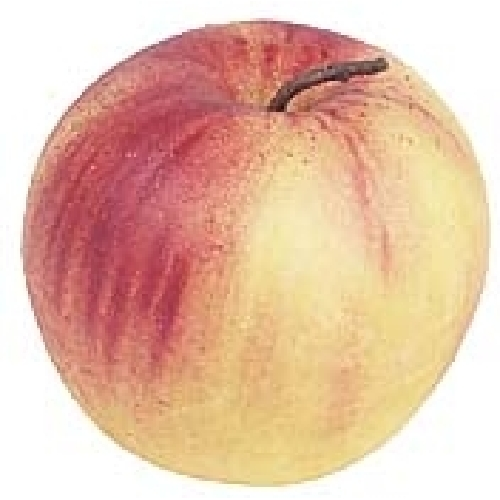
#> input picture data/KonkLab/17-objects/apple/22811306.thl.jpg, 500 x 500 px, found by its file name
$ python classificationgpt.py
#> lines starting #> are read from the running program, lines starting #| are printed output that depends on the picture; after the words box and inside, x2 and y2 are one past the last pixel; in counts of white or black regions, pixels touching at a corner belong together
#!/usr/bin/env python3
import os
import csv
import colorsys
import numpy as np
from PIL import Image
import cv2

# ─── CONFIG ────────────────────────────────────────────────────────────
ROOT_DIR     = "/home/patrick/ssd/discover-hidden-visual-concepts/data/KonkLab/17-objects"
FOLDERS_FILE = "/home/patrick/ssd/discover-hidden-visual-concepts/PatrickProject/folders_to_process.txt"
OUTPUT_CSV   = "/home/patrick/ssd/discover-hidden-visual-concepts/PatrickProject/color_size_amount_output.csv"

SIZE_THRESH   = {"small": 0.30, "large": 0.70}
MIN_COMP_FRAC = 0.01

# ─── HELPERS ────────────────────────────────────────────────────────────

def hue_to_name(deg: float) -> str:
    if deg < 15 or deg >= 345: return "red"
    if deg < 45:   return "orange"
    if deg < 75:   return "yellow"
    if deg <165:   return "green"
    if deg <195:   return "cyan"
    if deg <255:   return "blue"
    if deg <285:   return "purple"
    if deg <330:   return "pink"
    return "brown"

def compute_color(img: Image.Image) -> str:
    arr  = np.array(img)
    mask = np.any(arr < 245, axis=2)
    px   = arr[mask]
    hsv  = np.array([colorsys.rgb_to_hsv(*(p/255)) for p in px])
    h, s, v = hsv[:,0], hsv[:,1], hsv[:,2]
    avg_s, avg_v = s.mean(), v.mean()

    if avg_v > 0.9 and avg_s < 0.1:
        return "white"
    if avg_v < 0.1:
        return "black"
    if avg_s < 0.1:
        return "gray"

    hist, edges = np.histogram(h, bins=12, range=(0,1))
    idx = hist.argmax()
    if hist[idx] / len(h) >= 0.7:
        center = ((edges[idx] + edges[idx+1]) / 2) * 360
        return hue_to_name(center)
    return "multicolored"

def compute_size(img: Image.Image) -> str:
    arr  = np.array(img)
    mask_frac = np.any(arr < 245, axis=2).sum() / (img.width * img.height)
    if mask_frac < SIZE_THRESH["small"]:
        return "Small"
    if mask_frac > SIZE_THRESH["large"]:
        return "Large"
    return "Medium"

def compute_amount(img: Image.Image) -> str:
    rgb  = np.array(img)
    # build binary mask of “object” pixels
    mask = (np.any(rgb < 245, axis=2)).astype(np.uint8) * 255
    num_labels, labels = cv2.connectedComponents(mask)
    h, w = mask.shape
    min_size = h * w * MIN_COMP_FRAC

    count = 0
    for lab in range(1, num_labels):
        if np.sum(labels == lab) >= min_size:
            count += 1
            if count > 1:
                return "Multiple"
    return "Single"

# ─── I/O ────────────────────────────────────────────────────────────────

def build_image_list():
    items = []
    with open(FOLDERS_FILE) as f:
#> (reads PatrickProject/Data_File_Cleaning/FileCleaning/folders_to_process.txt from the repository)
        cats = [line.strip() for line in f if line.strip()]
    for cat in cats:
        folder = os.path.join(ROOT_DIR, cat)
        if not os.path.isdir(folder):
            continue
        for fn in sorted(os.listdir(folder)):
            if fn.lower().endswith((".jpg", ".png")):
                items.append((cat, fn, os.path.join(folder, fn)))
#> pass 2 of the loop in build_image_list, `for cat in cats:`:
#> pass 3 of the loop in build_image_list, `for cat in cats:`:
#> the loop made 201 passes; the first 3 are shown
    return items

def main():
    images = build_image_list()

    with open(OUTPUT_CSV, "w", newline="") as f:
        writer = csv.writer(f)
        writer.writerow(["Class","Filename","Color","Size","Amount"])
        for cat, fn, path in images:
            img = Image.open(path).convert("RGB")
#> img is the input picture: PIL image 500x500 RGB; mean R, G, B 229.4, 190.4, 167.9
            color  = compute_color(img)
#> in compute_color, `mask = np.any(arr < 245, axis=2)`:
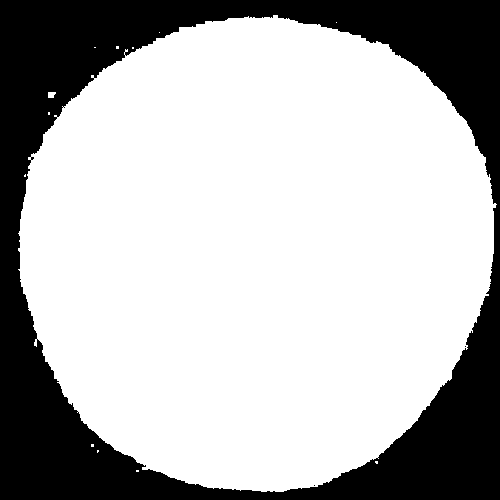
#> mask: shape (500, 500) bool; 71.3% white; 3 black regions (2 under 20 px), largest, box (x1, y1, x2, y2) and area: (0, 0, 500, 500) 71704
#> in compute_color, `avg_s, avg_v = s.mean(), v.mean()`: avg_s = 0.409; avg_v = 0.86
#> in compute_color, `hist, edges = np.histogram(h, bins=12, range=(0,1))`: hist = [56893, 84866, 720, 1, 0, 2, 10, 6, 0, 0, 44, 35752]; edges = [0, 0.0833, 0.167, 0.25, 0.333, 0.417, 0.5, 0.583, 0.667, 0.75, 0.833, 0.917, 1]
#> in compute_color, `idx = hist.argmax()`: idx = 1
#> color = 'multicolored'
            size   = compute_size(img)
#> in compute_size, `mask_frac = np.any(arr < 245, axis=2).sum() / (img.width * img.height)`: mask_frac = 0.713
#> size = 'Large'
            amount = compute_amount(img)
#> in compute_amount, `num_labels, labels = cv2.connectedComponents(mask)`:
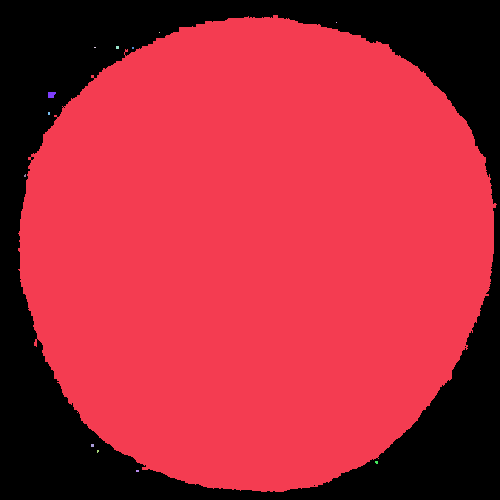
#> labels: shape (500, 500) int32; 14 distinct labels, from 0 to 13; one colour per label, 0 black
#> in compute_amount, `num_labels, labels = cv2.connectedComponents(mask)`: num_labels = 14
#> after the loop in compute_amount, `for lab in range(1, num_labels):`: count = 1
#> amount = 'Single'
            writer.writerow([cat, fn, color, size, amount])
            print(f"{cat}/{fn} → color={color}, size={size}, amount={amount}")
#| apple/22811306.thl.jpg → color=multicolored, size=Large, amount=Single
#> pass 2 of the loop in main, `for cat, fn, path in images:`:
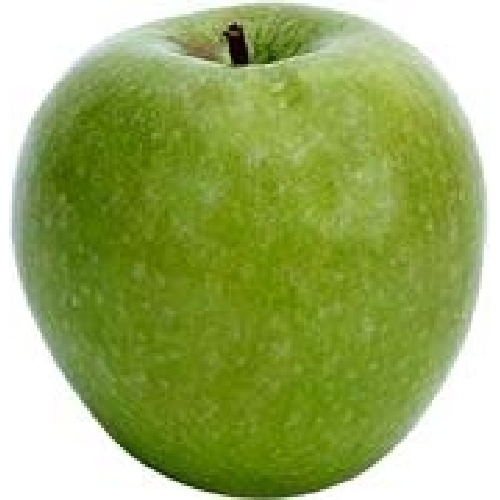
#> input picture data/KonkLab/17-objects/apple/8022842.thl.jpg, 500 x 500 px, found by its file name
#> in main, img is the input picture: PIL image 500x500 RGB; mean R, G, B 155.1, 173.7, 102.2
#> in compute_color (call 2), `mask = np.any(arr < 245, axis=2)`:
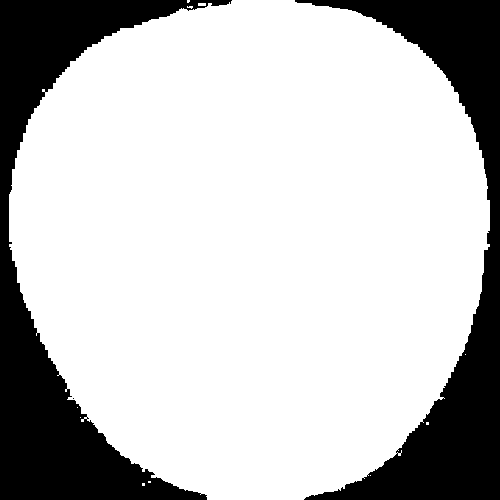
#> mask: shape (500, 500) bool; 76.7% white; 3 black regions (1 under 20 px), largest, box (x1, y1, x2, y2) and area: (0, 0, 232, 500) 30922, (295, 0, 500, 500) 27392
#> avg_s = 0.665; avg_v = 0.585
#> hist = [192, 731, 179876, 8609, 1413, 566, 174, 49, 0, 0, 4, 71]
#> idx = 2
#> center = 75
#> color = 'green'
#> in compute_amount (call 2), `num_labels, labels = cv2.connectedComponents(mask)`:
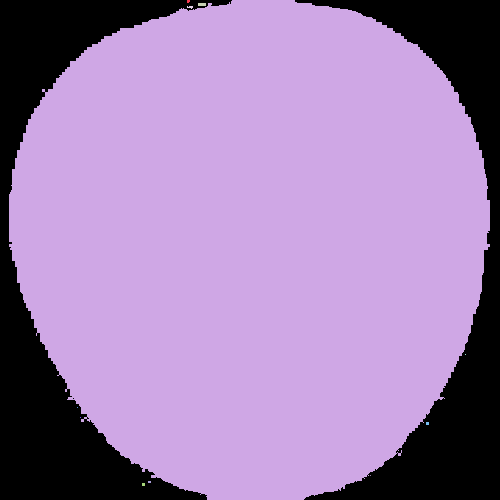
#> labels: shape (500, 500) int32; 12 distinct labels, from 0 to 11; one colour per label, 0 black
#> num_labels = 12
#> after the loop in compute_amount (call 2), `for lab in range(1, num_labels):`: count = 1
#| apple/8022842.thl.jpg → color=green, size=Large, amount=Single
#> pass 3 of the loop in main, `for cat, fn, path in images:`:
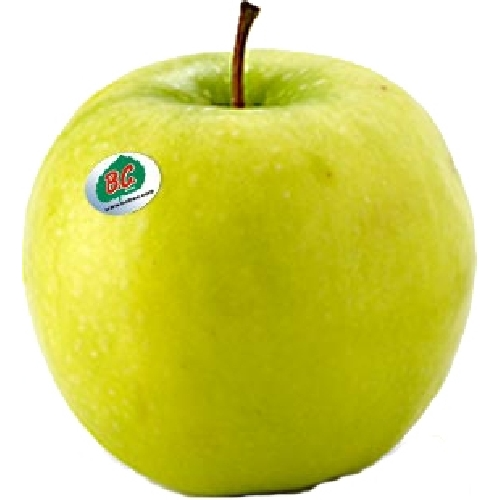
#> input picture data/KonkLab/17-objects/apple/apples-grannysmith.jpg, 500 x 500 px, found by its file name
#> in main, img is the input picture: PIL image 500x500 RGB; mean R, G, B 214.5, 214.6, 115.2
#> in compute_color (call 3), `mask = np.any(arr < 245, axis=2)`:
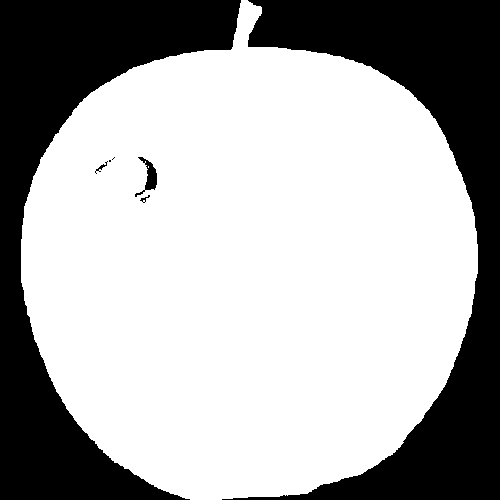
#> mask: shape (500, 500) bool; 67% white; 7 black regions (2 under 20 px), largest, box (x1, y1, x2, y2) and area: (222, 0, 500, 500) 41796, (0, 0, 241, 500) 40239, (135, 157, 157, 197) 307, (95, 161, 108, 174) 37, (140, 195, 150, 203) 26
#> avg_s = 0.792; avg_v = 0.772
#> hist = [1377, 84572, 79403, 121, 249, 1095, 433, 289, 23, 3, 3, 20]
#> idx = 1
#> color = 'multicolored'
#> size = 'Medium'
#> in compute_amount (call 3), `num_labels, labels = cv2.connectedComponents(mask)`:
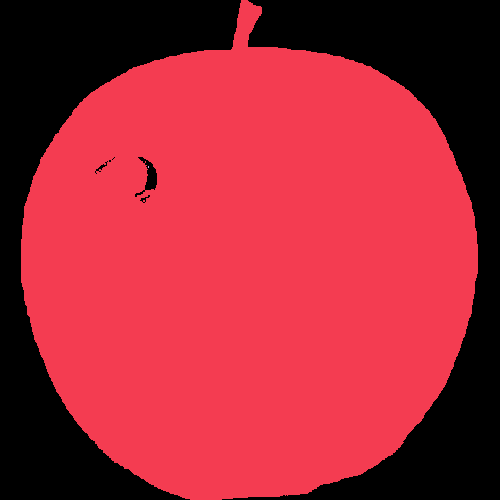
#> labels: shape (500, 500) int32; 3 distinct labels, from 0 to 2; one colour per label, 0 black
#> num_labels = 3
#> after the loop in compute_amount (call 3), `for lab in range(1, num_labels):`: count = 1
#| apple/apples-grannysmith.jpg → color=multicolored, size=Medium, amount=Single
#> the loop made 4 passes; the first 3 are shown

    print(f"\n✅ Done! CSV written to {OUTPUT_CSV}")

if __name__ == "__main__":
    main()
